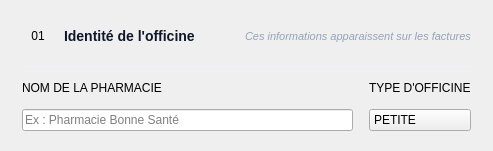
                                                            <widget class="QFrame" name="section_card">
                                                                <layout class="QVBoxLayout" name="sectionIdentityLayout">
                                                                    <property name="spacing">
                                                                        <number>14</number>
                                                                    </property>
                                                                    <property name="leftMargin">
                                                                        <number>22</number>
                                                                    </property>
                                                                    <property name="topMargin">
                                                                        <number>20</number>
                                                                    </property>
                                                                    <property name="rightMargin">
                                                                        <number>22</number>
                                                                    </property>
                                                                    <property name="bottomMargin">
                                                                        <number>20</number>
                                                                    </property>
                                                                    <item>
                                                                        <layout class="QHBoxLayout" name="secIdHeader">
                                                                            <property name="spacing">
                                                                                <number>10</number>
                                                                            </property>
                                                                            <item>
                                                                                <widget class="QLabel" name="secIdIcon">
                                                                                    <property name="minimumSize">
                                                                                        <size>
                                                                                            <width>32</width>
                                                                                            <height>32</height>
                                                                                        </size>
                                                                                    </property>
                                                                                    <property name="maximumSize">
                                                                                        <size>
                                                                                            <width>32</width>
                                                                                            <height>32</height>
                                                                                        </size>
                                                                                    </property>
                                                                                    <property name="styleSheet">
                                                                                        <string notr="true">QLabel#section_icon { background: #e0f2fe; color: #023E8A; border-radius: 8px; padding: 6px; font-size: 12px; font-weight: 800; }</string>
                                                                                    </property>
                                                                                    <property name="text">
                                                                                        <string>01</string>
                                                                                    </property>
                                                                                    <property name="alignment">
                                                                                        <set>Qt::AlignmentFlag::AlignCenter</set>
                                                                                    </property>
                                                                                </widget>
                                                                            </item>
                                                                            <item>
                                                                                <widget class="QLabel" name="secIdTitle">
                                                                                    <property name="styleSheet">
                                                                                        <string notr="true">color: #0f172a; font-size: 14px; font-weight: 800;</string>
                                                                                    </property>
                                                                                    <property name="text">
                                                                                        <string>Identité de l'officine</string>
                                                                                    </property>
                                                                                </widget>
                                                                            </item>
                                                                            <item>
                                                                                <spacer name="secIdSpacer">
                                                                                    <property name="orientation">
                                                                                        <enum>Qt::Orientation::Horizontal</enum>
                                                                                    </property>
                                                                                    <property name="sizeHint" stdset="0">
                                                                                        <size>
                                                                                            <width>40</width>
                                                                                            <height>20</height>
                                                                                        </size>
                                                                                    </property>
                                                                                </spacer>
                                                                            </item>
                                                                            <item>
                                                                                <widget class="QLabel" name="secIdHint">
                                                                                    <property name="styleSheet">
                                                                                        <string notr="true">color: #94a3b8; font-size: 11px; font-style: italic;</string>
                                                                                    </property>
                                                                                    <property name="text">
                                                                                        <string>Ces informations apparaissent sur les factures</string>
                                                                                    </property>
                                                                                </widget>
                                                                            </item>
                                                                        </layout>
                                                                    </item>
                                                                    <item>
                                                                        <widget class="QFrame" name="sep1">
                                                                            <property name="maximumSize">
                                                                                <size>
                                                                                    <width>16777215</width>
                                                                                    <height>1</height>
                                                                                </size>
                                                                            </property>
                                                                            <property name="styleSheet">
                                                                                <string notr="true">QFrame#sep1 { background: #eef2f7; border: none; max-height: 1px; }</string>
                                                                            </property>
                                                                            <property name="frameShape">
                                                                                <enum>QFrame::Shape::HLine</enum>
                                                                            </property>
                                                                            <property name="frameShadow">
                                                                                <enum>QFrame::Shadow::Plain</enum>
                                                                            </property>
                                                                        </widget>
                                                                    </item>
                                                                    <item>
                                                                        <layout class="QGridLayout" name="identityGrid">
                                                                            <property name="horizontalSpacing">
                                                                                <number>16</number>
                                                                            </property>
                                                                            <property name="verticalSpacing">
                                                                                <number>14</number>
                                                                            </property>
                                                                            <item row="0" column="0">
                                                                                <widget class="QLabel" name="lbl_nom">
                                                                                    <property name="text">
                                                                                        <string>NOM DE LA PHARMACIE</string>
                                                                                    </property>
                                                                                    <property name="fieldLabel" stdset="0">
                                                                                        <bool>true</bool>
                                                                                    </property>
                                                                                </widget>
                                                                            </item>
                                                                            <item row="1" column="0">
                                                                                <widget class="QLineEdit" name="edit_nom">
                                                                                    <property name="placeholderText">
                                                                                        <string>Ex : Pharmacie Bonne Santé</string>
                                                                                    </property>
                                                                                </widget>
                                                                            </item>
                                                                            <item row="0" column="1">
                                                                                <widget class="QLabel" name="lbl_type">
                                                                                    <property name="text">
                                                                                        <string>TYPE D'OFFICINE</string>
                                                                                    </property>
                                                                                    <property name="fieldLabel" stdset="0">
                                                                                        <bool>true</bool>
                                                                                    </property>
                                                                                </widget>
                                                                            </item>
                                                                            <item row="1" column="1">
                                                                                <widget class="QComboBox" name="combo_type">
                                                                                    <property name="styleSheet">
                                                                                        <string notr="true">QComboBox::drop-down { border: none; width: 26px; }
QComboBox::down-arrow {
    image: url(:/Icon/Icons/chevron-down.svg);
    width: 12px; height: 12px;
}
QComboBox QAbstractItemView {
    background-color: #ffffff;
    border: 1px solid #e6ebf2;
    border-radius: 10px;
    padding: 6px;
    selection-background-color: #eff6ff;
    selection-color: #0077B6;
    outline: none;
}</string>
                                                                                    </property>
                                                                                    <item>
                                                                                        <property name="text">
                                                                                            <string>PETITE</string>
                                                                                        </property>
                                                                                    </item>
                                                                                    <item>
                                                                                        <property name="text">
                                                                                            <string>MOYENNE</string>
                                                                                        </property>
                                                                                    </item>
                                                                                    <item>
                                                                                        <property name="text">
                                                                                            <string>GRANDE</string>
                                                                                        </property>
                                                                                    </item>
                                                                                </widget>
                                                                            </item>
                                                                        </layout>
                                                                    </item>
                                                                </layout>
                                                            </widget>
